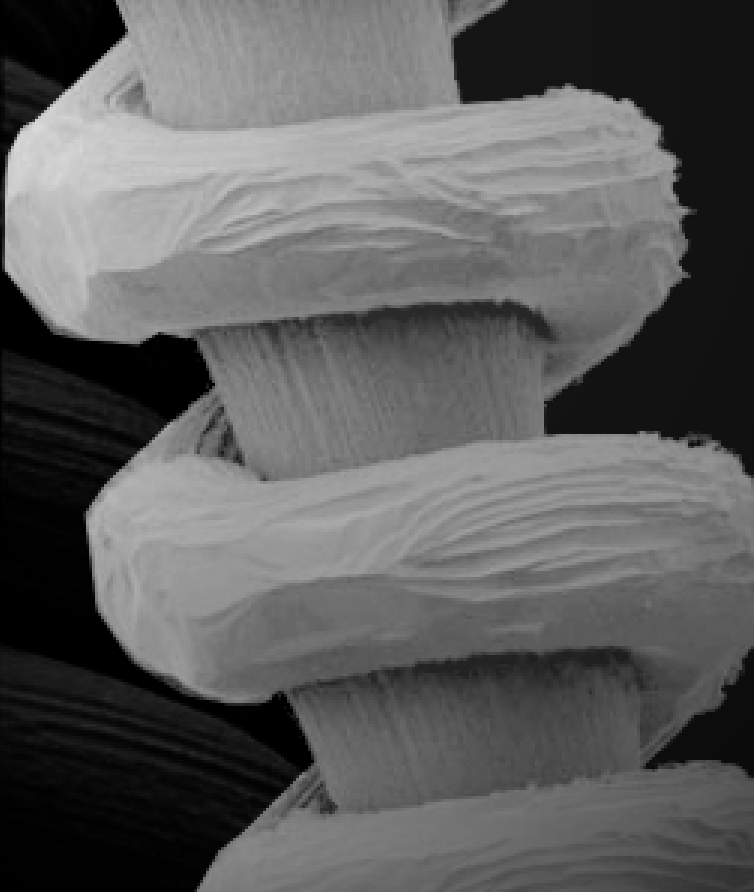
%> input picture laboratorio2/tungsten_filament_shaded.tif, 754 x 892 px
$ octave proj2_4.m   (GNU Octave 9; MATLAB toolbox functions it lacks are replaced by stand-ins)
%> lines starting %> are read from the running program, lines starting %| are printed output that depends on the picture
clear; clc;close all

f = double( imread('tungsten_filament_shaded.tif'));
%> f: size 892x754 double; min 0, max 217, mean 93.5; mean of the top-left, top-right, bottom-left and bottom-right quarters 121.1, 82.6, 72.4, 97.8
h =double( imread('tungsten_sensor_shading.tif'));
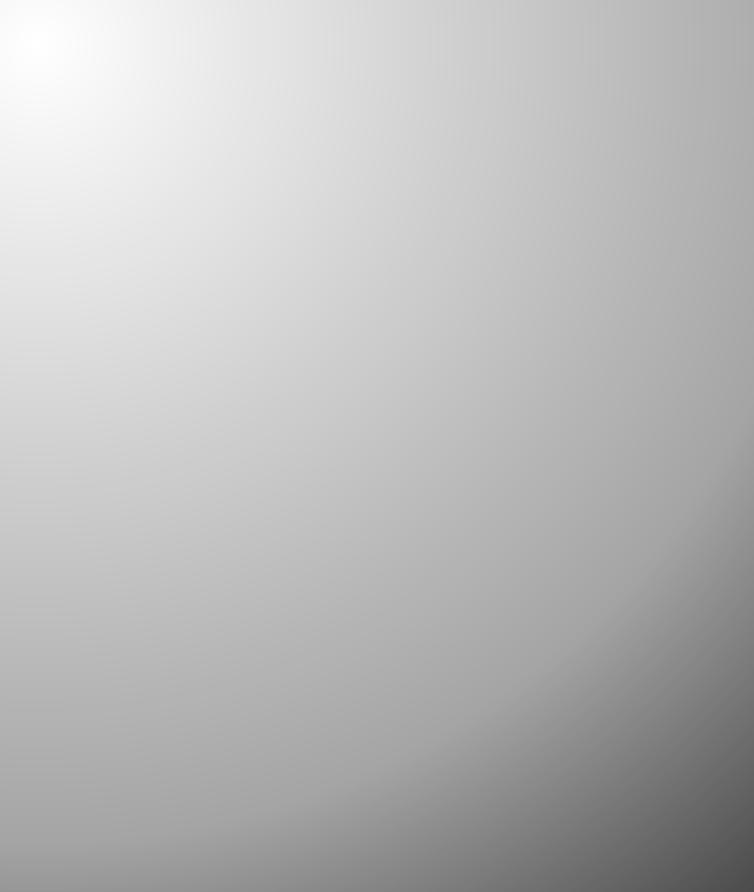
%> input picture laboratorio2/tungsten_sensor_shading.tif, 754 x 892 px
%> h: size 892x754 double; min 76, max 255, mean 186.2; mean of the top-left, top-right, bottom-left and bottom-right quarters 224.8, 190, 179.9, 150

g= f./h;
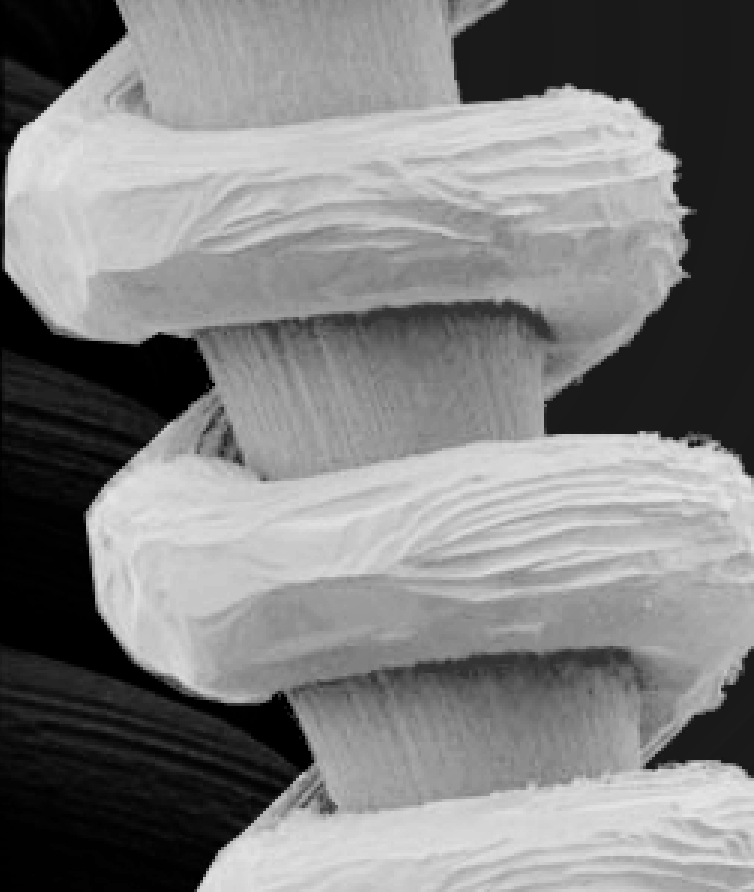
%> g: size 892x754 double; min 0, max 0.904, mean 0.503

imshow([f h],[])
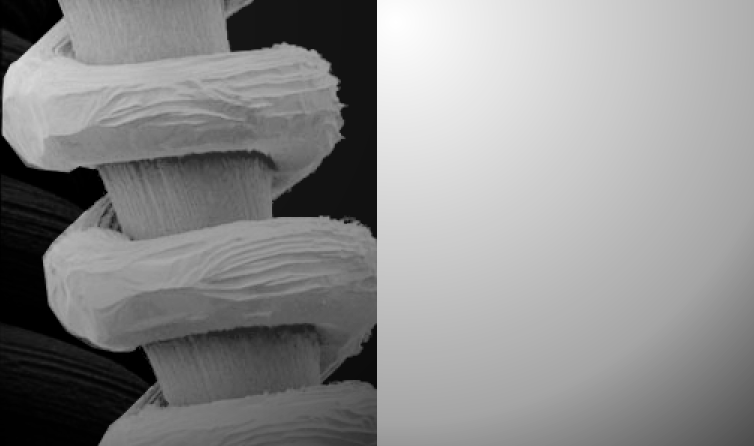
%> displayed picture: size 892x1508, on the screen's scale of 0 to 255 (shown at 1/2 size); min 0, max 255, mean 139.8
figure, imshow(g,[])

clear; clc;close all
f =double( imread('angiography_live_ image.tif'));
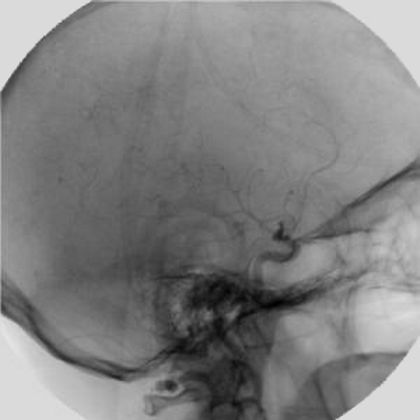
%> input picture laboratorio2/angiography_live_ image.tif, 420 x 420 px
%> f: size 420x420 double; min 0, max 229, mean 129.3; mean of the top-left, top-right, bottom-left and bottom-right quarters 129.1, 150.7, 117.1, 120.4
h = double( imread('angiography_mask_image.tif'));
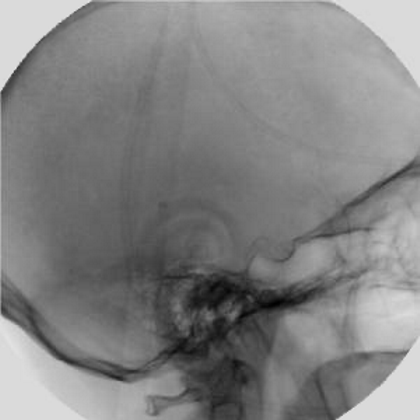
%> input picture laboratorio2/angiography_mask_image.tif, 420 x 420 px
%> h: size 420x420 double; min 0, max 234, mean 130.7; mean of the top-left, top-right, bottom-left and bottom-right quarters 129.4, 151.8, 118.1, 123.4

g = f-h;
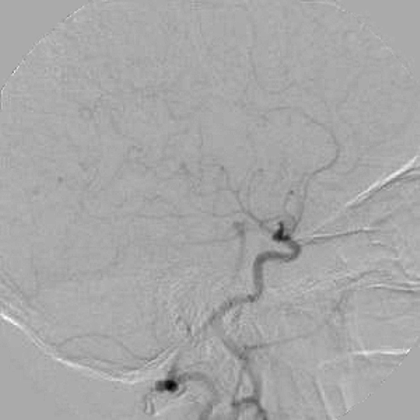
%> g: size 420x420 double; min -104, max 52, mean -1.4; drawn with min black and max white
imshow([f h],[])
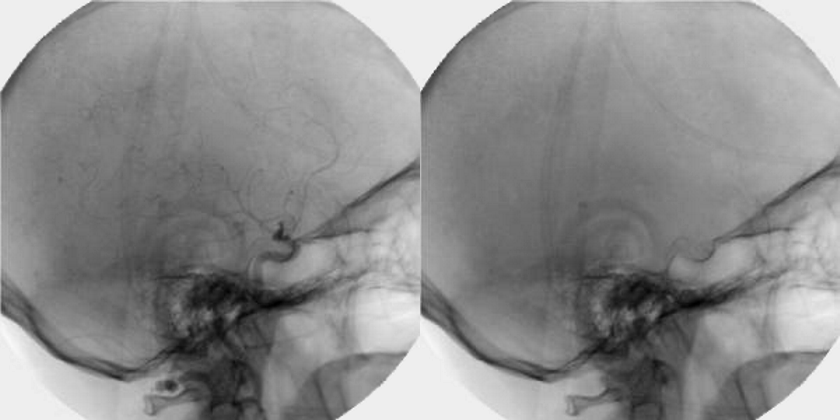
%> displayed picture: size 420x840, on the screen's scale of 0 to 255; min 0, max 255, mean 141.7
figure, imshow(g,[])
